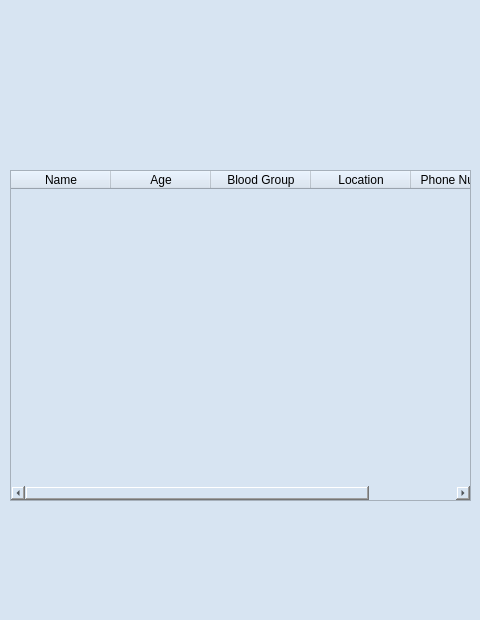
<?xml version="1.0" encoding="UTF-8"?>
<ui version="4.0">
 <class>Form</class>
 <widget class="QWidget" name="Form">
  <property name="geometry">
   <rect>
    <x>0</x>
    <y>0</y>
    <width>480</width>
    <height>620</height>
   </rect>
  </property>
  <property name="windowTitle">
   <string>Form</string>
  </property>
  <property name="styleSheet">
   <string notr="true">background-color: rgb(215, 228, 242);</string>
  </property>
  <widget class="QTableWidget" name="tableWidget">
   <property name="geometry">
    <rect>
     <x>10</x>
     <y>170</y>
     <width>461</width>
     <height>331</height>
    </rect>
   </property>
   <property name="styleSheet">
    <string notr="true"/>
   </property>
   <column>
    <property name="text">
     <string>Name</string>
    </property>
   </column>
   <column>
    <property name="text">
     <string>Age</string>
    </property>
   </column>
   <column>
    <property name="text">
     <string>Blood Group</string>
    </property>
   </column>
   <column>
    <property name="text">
     <string>Location</string>
    </property>
   </column>
   <column>
    <property name="text">
     <string>Phone Number</string>
    </property>
   </column>
  </widget>
 </widget>
 <resources/>
 <connections/>
</ui>
